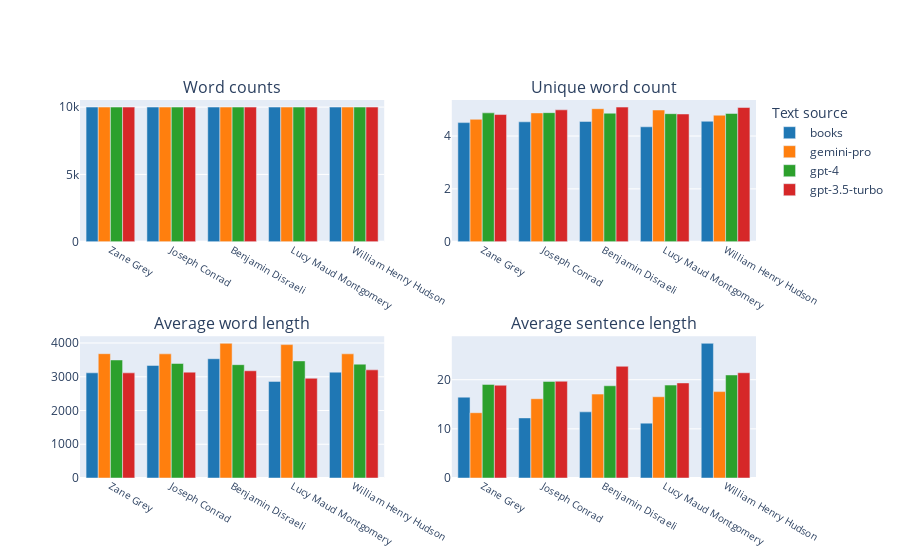
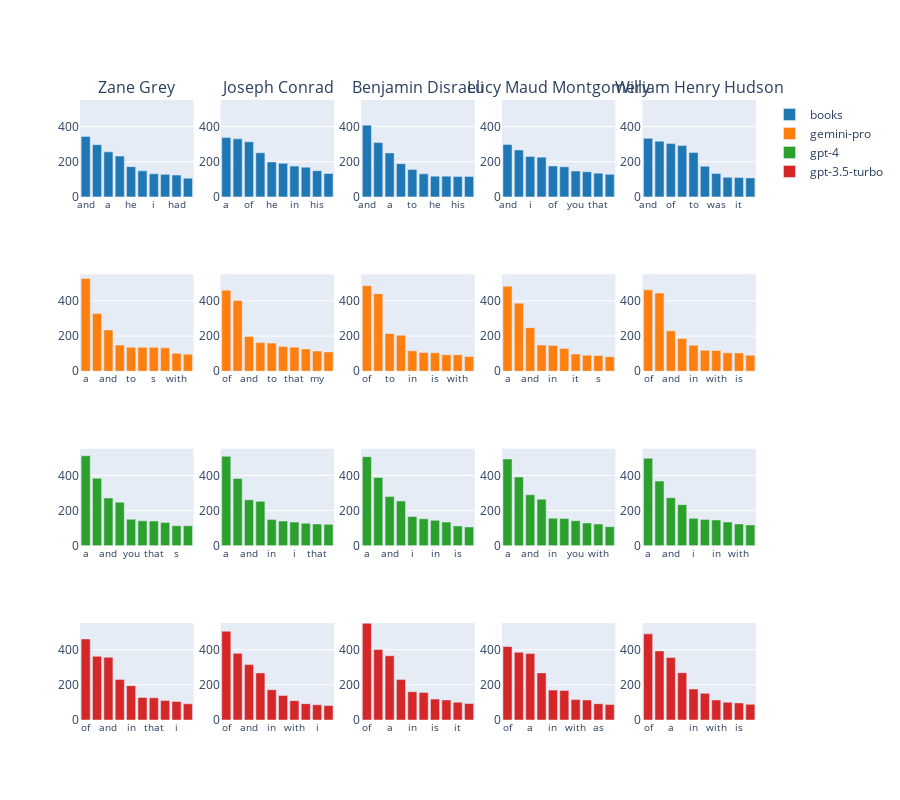

Write notebook code for charts like these, in order.
### Code cell
AnalysisVisualization().visualize(analysis_data)

### Figure 1 — Plotly figure (JSON) as saved in the notebook; plotly's stock layout.template omitted (floating-point values rounded to 4 significant figures)
{"data": [{"marker": {"color": "#1f77b4"}, "name": "books", "showlegend": false, "type": "bar", "x": ["Zane Grey", "Joseph Conrad", "Benjamin Disraeli", "Lucy Maud Montgomery", "William Henry Hudson"], "xaxis": "x", "y": [10000, 10000, 10000, 10000, 10000], "yaxis": "y"}, {"marker": {"color": "#1f77b4"}, "name": "books", "type": "bar", "x": ["Zane Grey", "Joseph Conrad", "Benjamin Disraeli", "Lucy Maud Montgomery", "William Henry Hudson"], "xaxis": "x3", "y": [3117, 3336, 3535, 2863, 3137], "yaxis": "y3"}, {"marker": {"color": "#1f77b4"}, "name": "books", "showlegend": false, "type": "bar", "x": ["Zane Grey", "Joseph Conrad", "Benjamin Disraeli", "Lucy Maud Montgomery", "William Henry Hudson"], "xaxis": "x2", "y": [4.506, 4.536, 4.55, 4.347, 4.557], "yaxis": "y2"}, {"marker": {"color": "#1f77b4"}, "name": "books", "showlegend": false, "type": "bar", "x": ["Zane Grey", "Joseph Conrad", "Benjamin Disraeli", "Lucy Maud Montgomery", "William Henry Hudson"], "xaxis": "x4", "y": [16.45, 12.22, 13.46, 11.16, 27.4], "yaxis": "y4"}, {"marker": {"color": "#ff7f0e"}, "name": "gemini-pro", "showlegend": false, "type": "bar", "x": ["Zane Grey", "Joseph Conrad", "Benjamin Disraeli", "Lucy Maud Montgomery", "William Henry Hudson"], "xaxis": "x", "y": [10000, 10000, 10000, 10000, 10000], "yaxis": "y"}, {"marker": {"color": "#ff7f0e"}, "name": "gemini-pro", "type": "bar", "x": ["Zane Grey", "Joseph Conrad", "Benjamin Disraeli", "Lucy Maud Montgomery", "William Henry Hudson"], "xaxis": "x3", "y": [3684, 3679, 3991, 3953, 3680], "yaxis": "y3"}, {"marker": {"color": "#ff7f0e"}, "name": "gemini-pro", "showlegend": false, "type": "bar", "x": ["Zane Grey", "Joseph Conrad", "Benjamin Disraeli", "Lucy Maud Montgomery", "William Henry Hudson"], "xaxis": "x2", "y": [4.631, 4.872, 5.033, 4.982, 4.786], "yaxis": "y2"}, {"marker": {"color": "#ff7f0e"}, "name": "gemini-pro", "showlegend": false, "type": "bar", "x": ["Zane Grey", "Joseph Conrad", "Benjamin Disraeli", "Lucy Maud Montgomery", "William Henry Hudson"], "xaxis": "x4", "y": [13.28, 16.13, 17.06, 16.53, 17.57], "yaxis": "y4"}, {"marker": {"color": "#2ca02c"}, "name": "gpt-4", "showlegend": false, "type": "bar", "x": ["Zane Grey", "Joseph Conrad", "Benjamin Disraeli", "Lucy Maud Montgomery", "William Henry Hudson"], "xaxis": "x", "y": [10000, 10000, 10000, 10000, 10000], "yaxis": "y"}, {"marker": {"color": "#2ca02c"}, "name": "gpt-4", "type": "bar", "x": ["Zane Grey", "Joseph Conrad", "Benjamin Disraeli", "Lucy Maud Montgomery", "William Henry Hudson"], "xaxis": "x3", "y": [3498, 3394, 3359, 3470, 3374], "yaxis": "y3"}, {"marker": {"color": "#2ca02c"}, "name": "gpt-4", "showlegend": false, "type": "bar", "x": ["Zane Grey", "Joseph Conrad", "Benjamin Disraeli", "Lucy Maud Montgomery", "William Henry Hudson"], "xaxis": "x2", "y": [4.875, 4.883, 4.862, 4.845, 4.852], "yaxis": "y2"}, {"marker": {"color": "#2ca02c"}, "name": "gpt-4", "showlegend": false, "type": "bar", "x": ["Zane Grey", "Joseph Conrad", "Benjamin Disraeli", "Lucy Maud Montgomery", "William Henry Hudson"], "xaxis": "x4", "y": [19.05, 19.65, 18.76, 18.9, 20.96], "yaxis": "y4"}, {"marker": {"color": "#d62728"}, "name": "gpt-3.5-turbo", "showlegend": false, "type": "bar", "x": ["Zane Grey", "Joseph Conrad", "Benjamin Disraeli", "Lucy Maud Montgomery", "William Henry Hudson"], "xaxis": "x", "y": [10000, 10000, 10000, 10000, 10000], "yaxis": "y"}, {"marker": {"color": "#d62728"}, "name": "gpt-3.5-turbo", "type": "bar", "x": ["Zane Grey", "Joseph Conrad", "Benjamin Disraeli", "Lucy Maud Montgomery", "William Henry Hudson"], "xaxis": "x3", "y": [3116, 3137, 3178, 2955, 3205], "yaxis": "y3"}, {"marker": {"color": "#d62728"}, "name": "gpt-3.5-turbo", "showlegend": false, "type": "bar", "x": ["Zane Grey", "Joseph Conrad", "Benjamin Disraeli", "Lucy Maud Montgomery", "William Henry Hudson"], "xaxis": "x2", "y": [4.812, 4.99, 5.093, 4.832, 5.077], "yaxis": "y2"}, {"marker": {"color": "#d62728"}, "name": "gpt-3.5-turbo", "showlegend": false, "type": "bar", "x": ["Zane Grey", "Joseph Conrad", "Benjamin Disraeli", "Lucy Maud Montgomery", "William Henry Hudson"], "xaxis": "x4", "y": [18.87, 19.69, 22.73, 19.34, 21.41], "yaxis": "y4"}], "layout": {"annotations": [{"font": {"size": 16}, "showarrow": false, "text": "Word counts", "x": 0.225, "xanchor": "center", "xref": "paper", "y": 1, "yanchor": "bottom", "yref": "paper"}, {"font": {"size": 16}, "showarrow": false, "text": "Unique word count", "x": 0.775, "xanchor": "center", "xref": "paper", "y": 1, "yanchor": "bottom", "yref": "paper"}, {"font": {"size": 16}, "showarrow": false, "text": "Average word length", "x": 0.225, "xanchor": "center", "xref": "paper", "y": 0.375, "yanchor": "bottom", "yref": "paper"}, {"font": {"size": 16}, "showarrow": false, "text": "Average sentence length", "x": 0.775, "xanchor": "center", "xref": "paper", "y": 0.375, "yanchor": "bottom", "yref": "paper"}], "legend": {"title": {"text": "Text source"}}, "xaxis": {"anchor": "y", "domain": [0, 0.45], "tickfont": {"size": 10}}, "xaxis2": {"anchor": "y2", "domain": [0.55, 1], "tickfont": {"size": 10}}, "xaxis3": {"anchor": "y3", "domain": [0, 0.45], "tickfont": {"size": 10}}, "xaxis4": {"anchor": "y4", "domain": [0.55, 1], "tickfont": {"size": 10}}, "yaxis": {"anchor": "x", "domain": [0.625, 1]}, "yaxis2": {"anchor": "x2", "domain": [0.625, 1]}, "yaxis3": {"anchor": "x3", "domain": [0, 0.375]}, "yaxis4": {"anchor": "x4", "domain": [0, 0.375]}}}

### Figure 2 — Plotly figure (JSON) as saved in the notebook; plotly's stock layout.template omitted (floating-point values rounded to 4 significant figures)
{"data": [{"marker": {"color": "#1f77b4"}, "name": "books", "showlegend": true, "type": "bar", "x": ["and", "of", "a", "to", "he", "in", "i", "was", "had", "his"], "xaxis": "x", "y": [344, 297, 256, 232, 172, 148, 131, 128, 124, 106], "yaxis": "y"}, {"marker": {"color": "#1f77b4"}, "name": "books", "showlegend": false, "type": "bar", "x": ["a", "i", "of", "to", "he", "and", "in", "was", "his", "that"], "xaxis": "x2", "y": [337, 330, 313, 251, 199, 191, 175, 169, 149, 133], "yaxis": "y2"}, {"marker": {"color": "#1f77b4"}, "name": "books", "showlegend": false, "type": "bar", "x": ["and", "of", "a", "i", "to", "in", "he", "my", "his", "that"], "xaxis": "x3", "y": [408, 309, 250, 189, 156, 131, 118, 118, 116, 116], "yaxis": "y3"}, {"marker": {"color": "#1f77b4"}, "name": "books", "showlegend": false, "type": "bar", "x": ["and", "to", "i", "a", "of", "it", "you", "in", "that", "she"], "xaxis": "x4", "y": [298, 267, 230, 226, 176, 171, 147, 143, 135, 128], "yaxis": "y4"}, {"marker": {"color": "#1f77b4"}, "name": "books", "showlegend": false, "type": "bar", "x": ["and", "a", "of", "i", "to", "in", "was", "that", "it", "with"], "xaxis": "x5", "y": [333, 317, 303, 292, 252, 174, 133, 111, 110, 108], "yaxis": "y5"}, {"marker": {"color": "#ff7f0e"}, "name": "gemini-pro", "showlegend": true, "type": "bar", "x": ["a", "of", "and", "it", "to", "in", "s", "that", "with", "was"], "xaxis": "x6", "y": [528, 328, 235, 149, 137, 136, 136, 133, 102, 97], "yaxis": "y6"}, {"marker": {"color": "#ff7f0e"}, "name": "gemini-pro", "showlegend": false, "type": "bar", "x": ["of", "a", "and", "in", "to", "i", "that", "it", "my", "was"], "xaxis": "x7", "y": [461, 402, 198, 163, 160, 141, 137, 127, 115, 110], "yaxis": "y7"}, {"marker": {"color": "#ff7f0e"}, "name": "gemini-pro", "showlegend": false, "type": "bar", "x": ["of", "a", "to", "and", "in", "that", "is", "it", "with", "s"], "xaxis": "x8", "y": [487, 441, 215, 205, 116, 107, 105, 94, 94, 84], "yaxis": "y8"}, {"marker": {"color": "#ff7f0e"}, "name": "gemini-pro", "showlegend": false, "type": "bar", "x": ["a", "of", "and", "to", "in", "with", "it", "was", "s", "that"], "xaxis": "x9", "y": [484, 387, 248, 149, 147, 130, 98, 91, 90, 83], "yaxis": "y9"}, {"marker": {"color": "#ff7f0e"}, "name": "gemini-pro", "showlegend": false, "type": "bar", "x": ["of", "a", "and", "to", "in", "it", "with", "that", "is", "s"], "xaxis": "x10", "y": [463, 445, 230, 186, 148, 119, 118, 105, 104, 91], "yaxis": "y10"}, {"marker": {"color": "#2ca02c"}, "name": "gpt-4", "showlegend": true, "type": "bar", "x": ["a", "of", "and", "to", "you", "i", "that", "in", "s", "with"], "xaxis": "x11", "y": [511, 383, 271, 247, 150, 141, 140, 132, 113, 113], "yaxis": "y11"}, {"marker": {"color": "#2ca02c"}, "name": "gpt-4", "showlegend": false, "type": "bar", "x": ["a", "of", "and", "to", "in", "you", "i", "with", "that", "s"], "xaxis": "x12", "y": [508, 382, 261, 252, 148, 140, 134, 127, 123, 121], "yaxis": "y12"}, {"marker": {"color": "#2ca02c"}, "name": "gpt-4", "showlegend": false, "type": "bar", "x": ["a", "of", "and", "to", "i", "you", "in", "that", "is", "s"], "xaxis": "x13", "y": [506, 388, 279, 254, 166, 153, 144, 134, 112, 106], "yaxis": "y13"}, {"marker": {"color": "#2ca02c"}, "name": "gpt-4", "showlegend": false, "type": "bar", "x": ["a", "of", "and", "to", "in", "i", "you", "that", "with", "s"], "xaxis": "x14", "y": [493, 390, 289, 264, 156, 154, 142, 129, 123, 108], "yaxis": "y14"}, {"marker": {"color": "#2ca02c"}, "name": "gpt-4", "showlegend": false, "type": "bar", "x": ["a", "of", "and", "to", "i", "you", "in", "that", "with", "can"], "xaxis": "x15", "y": [497, 367, 273, 233, 155, 148, 146, 134, 123, 118], "yaxis": "y15"}, {"marker": {"color": "#d62728"}, "name": "gpt-3.5-turbo", "showlegend": true, "type": "bar", "x": ["of", "a", "and", "to", "in", "it", "that", "with", "i", "as"], "xaxis": "x16", "y": [461, 362, 357, 231, 195, 128, 126, 111, 105, 92], "yaxis": "y16"}, {"marker": {"color": "#d62728"}, "name": "gpt-3.5-turbo", "showlegend": false, "type": "bar", "x": ["of", "a", "and", "to", "in", "that", "with", "as", "i", "is"], "xaxis": "x17", "y": [505, 379, 315, 268, 172, 139, 110, 93, 87, 82], "yaxis": "y17"}, {"marker": {"color": "#d62728"}, "name": "gpt-3.5-turbo", "showlegend": false, "type": "bar", "x": ["of", "and", "a", "to", "in", "that", "is", "with", "it", "as"], "xaxis": "x18", "y": [551, 401, 365, 230, 161, 157, 119, 114, 101, 94], "yaxis": "y18"}, {"marker": {"color": "#d62728"}, "name": "gpt-3.5-turbo", "showlegend": false, "type": "bar", "x": ["of", "and", "a", "to", "in", "that", "with", "it", "as", "they"], "xaxis": "x19", "y": [418, 385, 378, 268, 170, 168, 116, 114, 93, 88], "yaxis": "y19"}, {"marker": {"color": "#d62728"}, "name": "gpt-3.5-turbo", "showlegend": false, "type": "bar", "x": ["of", "and", "a", "to", "in", "that", "with", "it", "is", "as"], "xaxis": "x20", "y": [490, 393, 355, 269, 176, 152, 114, 101, 97, 89], "yaxis": "y20"}], "layout": {"annotations": [{"font": {"size": 16}, "showarrow": false, "text": "Zane Grey", "x": 0.084, "xanchor": "center", "xref": "paper", "y": 1, "yanchor": "bottom", "yref": "paper"}, {"font": {"size": 16}, "showarrow": false, "text": "Joseph Conrad", "x": 0.292, "xanchor": "center", "xref": "paper", "y": 1, "yanchor": "bottom", "yref": "paper"}, {"font": {"size": 16}, "showarrow": false, "text": "Benjamin Disraeli", "x": 0.5, "xanchor": "center", "xref": "paper", "y": 1, "yanchor": "bottom", "yref": "paper"}, {"font": {"size": 16}, "showarrow": false, "text": "Lucy Maud Montgomery", "x": 0.708, "xanchor": "center", "xref": "paper", "y": 1, "yanchor": "bottom", "yref": "paper"}, {"font": {"size": 16}, "showarrow": false, "text": "William Henry Hudson", "x": 0.916, "xanchor": "center", "xref": "paper", "y": 1, "yanchor": "bottom", "yref": "paper"}], "height": 800, "xaxis": {"anchor": "y", "domain": [0, 0.168], "tickfont": {"size": 10}}, "xaxis10": {"anchor": "y10", "domain": [0.832, 1], "tickfont": {"size": 10}}, "xaxis11": {"anchor": "y11", "domain": [0, 0.168], "tickfont": {"size": 10}}, "xaxis12": {"anchor": "y12", "domain": [0.208, 0.376], "tickfont": {"size": 10}}, "xaxis13": {"anchor": "y13", "domain": [0.416, 0.584], "tickfont": {"size": 10}}, "xaxis14": {"anchor": "y14", "domain": [0.624, 0.792], "tickfont": {"size": 10}}, "xaxis15": {"anchor": "y15", "domain": [0.832, 1], "tickfont": {"size": 10}}, "xaxis16": {"anchor": "y16", "domain": [0, 0.168], "tickfont": {"size": 10}}, "xaxis17": {"anchor": "y17", "domain": [0.208, 0.376], "tickfont": {"size": 10}}, "xaxis18": {"anchor": "y18", "domain": [0.416, 0.584], "tickfont": {"size": 10}}, "xaxis19": {"anchor": "y19", "domain": [0.624, 0.792], "tickfont": {"size": 10}}, "xaxis2": {"anchor": "y2", "domain": [0.208, 0.376], "tickfont": {"size": 10}}, "xaxis20": {"anchor": "y20", "domain": [0.832, 1], "tickfont": {"size": 10}}, "xaxis3": {"anchor": "y3", "domain": [0.416, 0.584], "tickfont": {"size": 10}}, "xaxis4": {"anchor": "y4", "domain": [0.624, 0.792], "tickfont": {"size": 10}}, "xaxis5": {"anchor": "y5", "domain": [0.832, 1], "tickfont": {"size": 10}}, "xaxis6": {"anchor": "y6", "domain": [0, 0.168], "tickfont": {"size": 10}}, "xaxis7": {"anchor": "y7", "domain": [0.208, 0.376], "tickfont": {"size": 10}}, "xaxis8": {"anchor": "y8", "domain": [0.416, 0.584], "tickfont": {"size": 10}}, "xaxis9": {"anchor": "y9", "domain": [0.624, 0.792], "tickfont": {"size": 10}}, "yaxis": {"anchor": "x", "domain": [0.8438, 1], "range": [0, 551]}, "yaxis10": {"anchor": "x10", "domain": [0.5625, 0.7188], "range": [0, 551]}, "yaxis11": {"anchor": "x11", "domain": [0.2812, 0.4375], "range": [0, 551]}, "yaxis12": {"anchor": "x12", "domain": [0.2812, 0.4375], "range": [0, 551]}, "yaxis13": {"anchor": "x13", "domain": [0.2812, 0.4375], "range": [0, 551]}, "yaxis14": {"anchor": "x14", "domain": [0.2812, 0.4375], "range": [0, 551]}, "yaxis15": {"anchor": "x15", "domain": [0.2812, 0.4375], "range": [0, 551]}, "yaxis16": {"anchor": "x16", "domain": [0, 0.1562], "range": [0, 551]}, "yaxis17": {"anchor": "x17", "domain": [0, 0.1562], "range": [0, 551]}, "yaxis18": {"anchor": "x18", "domain": [0, 0.1562], "range": [0, 551]}, "yaxis19": {"anchor": "x19", "domain": [0, 0.1562], "range": [0, 551]}, "yaxis2": {"anchor": "x2", "domain": [0.8438, 1], "range": [0, 551]}, "yaxis20": {"anchor": "x20", "domain": [0, 0.1562], "range": [0, 551]}, "yaxis3": {"anchor": "x3", "domain": [0.8438, 1], "range": [0, 551]}, "yaxis4": {"anchor": "x4", "domain": [0.8438, 1], "range": [0, 551]}, "yaxis5": {"anchor": "x5", "domain": [0.8438, 1], "range": [0, 551]}, "yaxis6": {"anchor": "x6", "domain": [0.5625, 0.7188], "range": [0, 551]}, "yaxis7": {"anchor": "x7", "domain": [0.5625, 0.7188], "range": [0, 551]}, "yaxis8": {"anchor": "x8", "domain": [0.5625, 0.7188], "range": [0, 551]}, "yaxis9": {"anchor": "x9", "domain": [0.5625, 0.7188], "range": [0, 551]}}}
